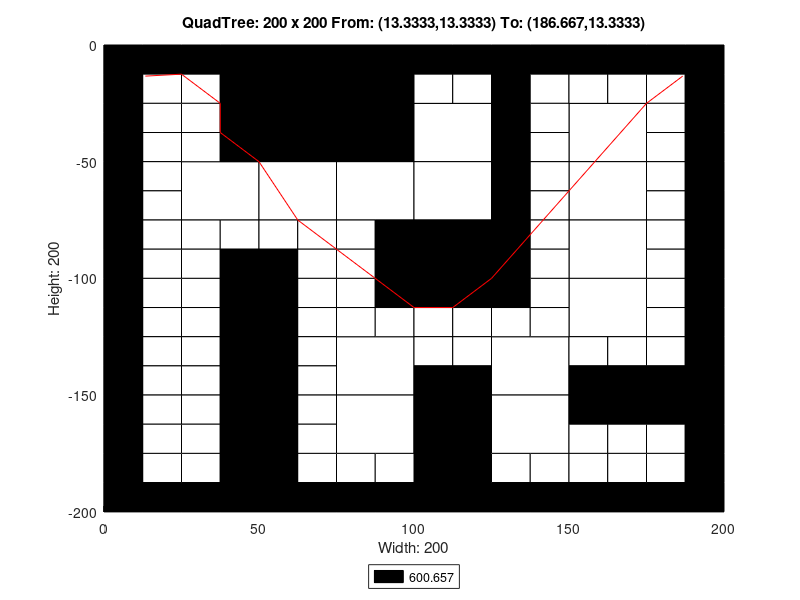

Recreate this plot in MATLAB.
axis([0 200 -200 0]);
title('QuadTree: 200 x 200 From: (13.3333,13.3333) To: (186.667,13.3333)');
xlabel('Width: 200');
ylabel('Height: 200');
rectangle('Position',[50 -50 50 50], 'FaceColor',[0 0 0]);
rectangle('Position',[25 -75 25 25], 'FaceColor',[1 1 1]);
rectangle('Position',[50 -75 25 25], 'FaceColor',[1 1 1]);
rectangle('Position',[75 -75 25 25], 'FaceColor',[1 1 1]);
rectangle('Position',[100 -50 25 25], 'FaceColor',[1 1 1]);
rectangle('Position',[150 -50 25 25], 'FaceColor',[1 1 1]);
rectangle('Position',[100 -75 25 25], 'FaceColor',[1 1 1]);
rectangle('Position',[100 -100 25 25], 'FaceColor',[0 0 0]);
rectangle('Position',[150 -75 25 25], 'FaceColor',[1 1 1]);
rectangle('Position',[150 -100 25 25], 'FaceColor',[1 1 1]);
rectangle('Position',[75 -150 25 25], 'FaceColor',[1 1 1]);
rectangle('Position',[75 -175 25 25], 'FaceColor',[1 1 1]);
rectangle('Position',[125 -150 25 25], 'FaceColor',[1 1 1]);
rectangle('Position',[150 -125 25 25], 'FaceColor',[1 1 1]);
rectangle('Position',[100 -175 25 25], 'FaceColor',[0 0 0]);
rectangle('Position',[125 -175 25 25], 'FaceColor',[1 1 1]);
rectangle('Position',[100 -200 25 25], 'FaceColor',[0 0 0]);
rectangle('Position',[0 -12.5 12.5 12.5], 'FaceColor',[0 0 0]);
rectangle('Position',[12.5 -12.5 12.5 12.5], 'FaceColor',[0 0 0]);
rectangle('Position',[0 -25 12.5 12.5], 'FaceColor',[0 0 0]);
rectangle('Position',[12.5 -25 12.5 12.5], 'FaceColor',[1 1 1]);
rectangle('Position',[25 -12.5 12.5 12.5], 'FaceColor',[0 0 0]);
rectangle('Position',[37.5 -12.5 12.5 12.5], 'FaceColor',[0 0 0]);
rectangle('Position',[25 -25 12.5 12.5], 'FaceColor',[1 1 1]);
rectangle('Position',[37.5 -25 12.5 12.5], 'FaceColor',[0 0 0]);
rectangle('Position',[0 -37.5 12.5 12.5], 'FaceColor',[0 0 0]);
rectangle('Position',[12.5 -37.5 12.5 12.5], 'FaceColor',[1 1 1]);
rectangle('Position',[0 -50 12.5 12.5], 'FaceColor',[0 0 0]);
rectangle('Position',[12.5 -50 12.5 12.5], 'FaceColor',[1 1 1]);
rectangle('Position',[25 -37.5 12.5 12.5], 'FaceColor',[1 1 1]);
rectangle('Position',[37.5 -37.5 12.5 12.5], 'FaceColor',[0 0 0]);
rectangle('Position',[25 -50 12.5 12.5], 'FaceColor',[1 1 1]);
rectangle('Position',[37.5 -50 12.5 12.5], 'FaceColor',[0 0 0]);
rectangle('Position',[0 -62.5 12.5 12.5], 'FaceColor',[0 0 0]);
rectangle('Position',[12.5 -62.5 12.5 12.5], 'FaceColor',[1 1 1]);
rectangle('Position',[0 -75 12.5 12.5], 'FaceColor',[0 0 0]);
rectangle('Position',[12.5 -75 12.5 12.5], 'FaceColor',[1 1 1]);
rectangle('Position',[0 -87.5 12.5 12.5], 'FaceColor',[0 0 0]);
rectangle('Position',[12.5 -87.5 12.5 12.5], 'FaceColor',[1 1 1]);
rectangle('Position',[0 -100 12.5 12.5], 'FaceColor',[0 0 0]);
rectangle('Position',[12.5 -100 12.5 12.5], 'FaceColor',[1 1 1]);
rectangle('Position',[25 -87.5 12.5 12.5], 'FaceColor',[1 1 1]);
rectangle('Position',[37.5 -87.5 12.5 12.5], 'FaceColor',[1 1 1]);
rectangle('Position',[25 -100 12.5 12.5], 'FaceColor',[1 1 1]);
rectangle('Position',[37.5 -100 12.5 12.5], 'FaceColor',[0 0 0]);
rectangle('Position',[50 -87.5 12.5 12.5], 'FaceColor',[1 1 1]);
rectangle('Position',[62.5 -87.5 12.5 12.5], 'FaceColor',[1 1 1]);
rectangle('Position',[50 -100 12.5 12.5], 'FaceColor',[0 0 0]);
rectangle('Position',[62.5 -100 12.5 12.5], 'FaceColor',[1 1 1]);
rectangle('Position',[75 -87.5 12.5 12.5], 'FaceColor',[1 1 1]);
rectangle('Position',[87.5 -87.5 12.5 12.5], 'FaceColor',[0 0 0]);
rectangle('Position',[75 -100 12.5 12.5], 'FaceColor',[1 1 1]);
rectangle('Position',[87.5 -100 12.5 12.5], 'FaceColor',[0 0 0]);
rectangle('Position',[100 -12.5 12.5 12.5], 'FaceColor',[0 0 0]);
rectangle('Position',[112.5 -12.5 12.5 12.5], 'FaceColor',[0 0 0]);
rectangle('Position',[100 -25 12.5 12.5], 'FaceColor',[1 1 1]);
rectangle('Position',[112.5 -25 12.5 12.5], 'FaceColor',[1 1 1]);
rectangle('Position',[125 -12.5 12.5 12.5], 'FaceColor',[0 0 0]);
rectangle('Position',[137.5 -12.5 12.5 12.5], 'FaceColor',[0 0 0]);
rectangle('Position',[125 -25 12.5 12.5], 'FaceColor',[0 0 0]);
rectangle('Position',[137.5 -25 12.5 12.5], 'FaceColor',[1 1 1]);
rectangle('Position',[125 -37.5 12.5 12.5], 'FaceColor',[0 0 0]);
rectangle('Position',[137.5 -37.5 12.5 12.5], 'FaceColor',[1 1 1]);
rectangle('Position',[125 -50 12.5 12.5], 'FaceColor',[0 0 0]);
rectangle('Position',[137.5 -50 12.5 12.5], 'FaceColor',[1 1 1]);
rectangle('Position',[150 -12.5 12.5 12.5], 'FaceColor',[0 0 0]);
rectangle('Position',[162.5 -12.5 12.5 12.5], 'FaceColor',[0 0 0]);
rectangle('Position',[150 -25 12.5 12.5], 'FaceColor',[1 1 1]);
rectangle('Position',[162.5 -25 12.5 12.5], 'FaceColor',[1 1 1]);
rectangle('Position',[175 -12.5 12.5 12.5], 'FaceColor',[0 0 0]);
rectangle('Position',[187.5 -12.5 12.5 12.5], 'FaceColor',[0 0 0]);
rectangle('Position',[175 -25 12.5 12.5], 'FaceColor',[1 1 1]);
rectangle('Position',[187.5 -25 12.5 12.5], 'FaceColor',[0 0 0]);
rectangle('Position',[175 -37.5 12.5 12.5], 'FaceColor',[1 1 1]);
rectangle('Position',[187.5 -37.5 12.5 12.5], 'FaceColor',[0 0 0]);
rectangle('Position',[175 -50 12.5 12.5], 'FaceColor',[1 1 1]);
rectangle('Position',[187.5 -50 12.5 12.5], 'FaceColor',[0 0 0]);
rectangle('Position',[125 -62.5 12.5 12.5], 'FaceColor',[0 0 0]);
rectangle('Position',[137.5 -62.5 12.5 12.5], 'FaceColor',[1 1 1]);
rectangle('Position',[125 -75 12.5 12.5], 'FaceColor',[0 0 0]);
rectangle('Position',[137.5 -75 12.5 12.5], 'FaceColor',[1 1 1]);
rectangle('Position',[125 -87.5 12.5 12.5], 'FaceColor',[0 0 0]);
rectangle('Position',[137.5 -87.5 12.5 12.5], 'FaceColor',[1 1 1]);
rectangle('Position',[125 -100 12.5 12.5], 'FaceColor',[0 0 0]);
rectangle('Position',[137.5 -100 12.5 12.5], 'FaceColor',[1 1 1]);
rectangle('Position',[175 -62.5 12.5 12.5], 'FaceColor',[1 1 1]);
rectangle('Position',[187.5 -62.5 12.5 12.5], 'FaceColor',[0 0 0]);
rectangle('Position',[175 -75 12.5 12.5], 'FaceColor',[1 1 1]);
rectangle('Position',[187.5 -75 12.5 12.5], 'FaceColor',[0 0 0]);
rectangle('Position',[175 -87.5 12.5 12.5], 'FaceColor',[1 1 1]);
rectangle('Position',[187.5 -87.5 12.5 12.5], 'FaceColor',[0 0 0]);
rectangle('Position',[175 -100 12.5 12.5], 'FaceColor',[1 1 1]);
rectangle('Position',[187.5 -100 12.5 12.5], 'FaceColor',[0 0 0]);
rectangle('Position',[0 -112.5 12.5 12.5], 'FaceColor',[0 0 0]);
rectangle('Position',[12.5 -112.5 12.5 12.5], 'FaceColor',[1 1 1]);
rectangle('Position',[0 -125 12.5 12.5], 'FaceColor',[0 0 0]);
rectangle('Position',[12.5 -125 12.5 12.5], 'FaceColor',[1 1 1]);
rectangle('Position',[25 -112.5 12.5 12.5], 'FaceColor',[1 1 1]);
rectangle('Position',[37.5 -112.5 12.5 12.5], 'FaceColor',[0 0 0]);
rectangle('Position',[25 -125 12.5 12.5], 'FaceColor',[1 1 1]);
rectangle('Position',[37.5 -125 12.5 12.5], 'FaceColor',[0 0 0]);
rectangle('Position',[0 -137.5 12.5 12.5], 'FaceColor',[0 0 0]);
rectangle('Position',[12.5 -137.5 12.5 12.5], 'FaceColor',[1 1 1]);
rectangle('Position',[0 -150 12.5 12.5], 'FaceColor',[0 0 0]);
rectangle('Position',[12.5 -150 12.5 12.5], 'FaceColor',[1 1 1]);
rectangle('Position',[25 -137.5 12.5 12.5], 'FaceColor',[1 1 1]);
rectangle('Position',[37.5 -137.5 12.5 12.5], 'FaceColor',[0 0 0]);
rectangle('Position',[25 -150 12.5 12.5], 'FaceColor',[1 1 1]);
rectangle('Position',[37.5 -150 12.5 12.5], 'FaceColor',[0 0 0]);
rectangle('Position',[50 -112.5 12.5 12.5], 'FaceColor',[0 0 0]);
rectangle('Position',[62.5 -112.5 12.5 12.5], 'FaceColor',[1 1 1]);
rectangle('Position',[50 -125 12.5 12.5], 'FaceColor',[0 0 0]);
rectangle('Position',[62.5 -125 12.5 12.5], 'FaceColor',[1 1 1]);
rectangle('Position',[75 -112.5 12.5 12.5], 'FaceColor',[1 1 1]);
rectangle('Position',[87.5 -112.5 12.5 12.5], 'FaceColor',[0 0 0]);
rectangle('Position',[75 -125 12.5 12.5], 'FaceColor',[1 1 1]);
rectangle('Position',[87.5 -125 12.5 12.5], 'FaceColor',[1 1 1]);
rectangle('Position',[50 -137.5 12.5 12.5], 'FaceColor',[0 0 0]);
rectangle('Position',[62.5 -137.5 12.5 12.5], 'FaceColor',[1 1 1]);
rectangle('Position',[50 -150 12.5 12.5], 'FaceColor',[0 0 0]);
rectangle('Position',[62.5 -150 12.5 12.5], 'FaceColor',[1 1 1]);
rectangle('Position',[0 -162.5 12.5 12.5], 'FaceColor',[0 0 0]);
rectangle('Position',[12.5 -162.5 12.5 12.5], 'FaceColor',[1 1 1]);
rectangle('Position',[0 -175 12.5 12.5], 'FaceColor',[0 0 0]);
rectangle('Position',[12.5 -175 12.5 12.5], 'FaceColor',[1 1 1]);
rectangle('Position',[25 -162.5 12.5 12.5], 'FaceColor',[1 1 1]);
rectangle('Position',[37.5 -162.5 12.5 12.5], 'FaceColor',[0 0 0]);
rectangle('Position',[25 -175 12.5 12.5], 'FaceColor',[1 1 1]);
rectangle('Position',[37.5 -175 12.5 12.5], 'FaceColor',[0 0 0]);
rectangle('Position',[0 -187.5 12.5 12.5], 'FaceColor',[0 0 0]);
rectangle('Position',[12.5 -187.5 12.5 12.5], 'FaceColor',[1 1 1]);
rectangle('Position',[0 -200 12.5 12.5], 'FaceColor',[0 0 0]);
rectangle('Position',[12.5 -200 12.5 12.5], 'FaceColor',[0 0 0]);
rectangle('Position',[25 -187.5 12.5 12.5], 'FaceColor',[1 1 1]);
rectangle('Position',[37.5 -187.5 12.5 12.5], 'FaceColor',[0 0 0]);
rectangle('Position',[25 -200 12.5 12.5], 'FaceColor',[0 0 0]);
rectangle('Position',[37.5 -200 12.5 12.5], 'FaceColor',[0 0 0]);
rectangle('Position',[50 -162.5 12.5 12.5], 'FaceColor',[0 0 0]);
rectangle('Position',[62.5 -162.5 12.5 12.5], 'FaceColor',[1 1 1]);
rectangle('Position',[50 -175 12.5 12.5], 'FaceColor',[0 0 0]);
rectangle('Position',[62.5 -175 12.5 12.5], 'FaceColor',[1 1 1]);
rectangle('Position',[50 -187.5 12.5 12.5], 'FaceColor',[0 0 0]);
rectangle('Position',[62.5 -187.5 12.5 12.5], 'FaceColor',[1 1 1]);
rectangle('Position',[50 -200 12.5 12.5], 'FaceColor',[0 0 0]);
rectangle('Position',[62.5 -200 12.5 12.5], 'FaceColor',[0 0 0]);
rectangle('Position',[75 -187.5 12.5 12.5], 'FaceColor',[1 1 1]);
rectangle('Position',[87.5 -187.5 12.5 12.5], 'FaceColor',[1 1 1]);
rectangle('Position',[75 -200 12.5 12.5], 'FaceColor',[0 0 0]);
rectangle('Position',[87.5 -200 12.5 12.5], 'FaceColor',[0 0 0]);
rectangle('Position',[100 -112.5 12.5 12.5], 'FaceColor',[0 0 0]);
rectangle('Position',[112.5 -112.5 12.5 12.5], 'FaceColor',[0 0 0]);
rectangle('Position',[100 -125 12.5 12.5], 'FaceColor',[1 1 1]);
rectangle('Position',[112.5 -125 12.5 12.5], 'FaceColor',[1 1 1]);
rectangle('Position',[125 -112.5 12.5 12.5], 'FaceColor',[0 0 0]);
rectangle('Position',[137.5 -112.5 12.5 12.5], 'FaceColor',[1 1 1]);
rectangle('Position',[125 -125 12.5 12.5], 'FaceColor',[1 1 1]);
rectangle('Position',[137.5 -125 12.5 12.5], 'FaceColor',[1 1 1]);
rectangle('Position',[100 -137.5 12.5 12.5], 'FaceColor',[1 1 1]);
rectangle('Position',[112.5 -137.5 12.5 12.5], 'FaceColor',[1 1 1]);
rectangle('Position',[100 -150 12.5 12.5], 'FaceColor',[0 0 0]);
rectangle('Position',[112.5 -150 12.5 12.5], 'FaceColor',[0 0 0]);
rectangle('Position',[175 -112.5 12.5 12.5], 'FaceColor',[1 1 1]);
rectangle('Position',[187.5 -112.5 12.5 12.5], 'FaceColor',[0 0 0]);
rectangle('Position',[175 -125 12.5 12.5], 'FaceColor',[1 1 1]);
rectangle('Position',[187.5 -125 12.5 12.5], 'FaceColor',[0 0 0]);
rectangle('Position',[150 -137.5 12.5 12.5], 'FaceColor',[1 1 1]);
rectangle('Position',[162.5 -137.5 12.5 12.5], 'FaceColor',[1 1 1]);
rectangle('Position',[150 -150 12.5 12.5], 'FaceColor',[0 0 0]);
rectangle('Position',[162.5 -150 12.5 12.5], 'FaceColor',[0 0 0]);
rectangle('Position',[175 -137.5 12.5 12.5], 'FaceColor',[1 1 1]);
rectangle('Position',[187.5 -137.5 12.5 12.5], 'FaceColor',[0 0 0]);
rectangle('Position',[175 -150 12.5 12.5], 'FaceColor',[0 0 0]);
rectangle('Position',[187.5 -150 12.5 12.5], 'FaceColor',[0 0 0]);
rectangle('Position',[125 -187.5 12.5 12.5], 'FaceColor',[1 1 1]);
rectangle('Position',[137.5 -187.5 12.5 12.5], 'FaceColor',[1 1 1]);
rectangle('Position',[125 -200 12.5 12.5], 'FaceColor',[0 0 0]);
rectangle('Position',[137.5 -200 12.5 12.5], 'FaceColor',[0 0 0]);
rectangle('Position',[150 -162.5 12.5 12.5], 'FaceColor',[0 0 0]);
rectangle('Position',[162.5 -162.5 12.5 12.5], 'FaceColor',[0 0 0]);
rectangle('Position',[150 -175 12.5 12.5], 'FaceColor',[1 1 1]);
rectangle('Position',[162.5 -175 12.5 12.5], 'FaceColor',[1 1 1]);
rectangle('Position',[175 -162.5 12.5 12.5], 'FaceColor',[0 0 0]);
rectangle('Position',[187.5 -162.5 12.5 12.5], 'FaceColor',[0 0 0]);
rectangle('Position',[175 -175 12.5 12.5], 'FaceColor',[1 1 1]);
rectangle('Position',[187.5 -175 12.5 12.5], 'FaceColor',[0 0 0]);
rectangle('Position',[150 -187.5 12.5 12.5], 'FaceColor',[1 1 1]);
rectangle('Position',[162.5 -187.5 12.5 12.5], 'FaceColor',[1 1 1]);
rectangle('Position',[150 -200 12.5 12.5], 'FaceColor',[0 0 0]);
rectangle('Position',[162.5 -200 12.5 12.5], 'FaceColor',[0 0 0]);
rectangle('Position',[175 -187.5 12.5 12.5], 'FaceColor',[1 1 1]);
rectangle('Position',[187.5 -187.5 12.5 12.5], 'FaceColor',[0 0 0]);
rectangle('Position',[175 -200 12.5 12.5], 'FaceColor',[0 0 0]);
rectangle('Position',[187.5 -200 12.5 12.5], 'FaceColor',[0 0 0]);
X=[186.667,186.667,175,150,150,125,125,112.5,100,100,100,87.5,75,62.5,50,37.5,37.5,25,13.3333];
Y=[-13.3333,-13.3333,-25,-62.5,-62.5,-100,-100,-112.5,-112.5,-112.5,-112.5,-100,-87.5,-75,-50,-37.5,-25,-12.5,-13.3333];
hold on;
plot(X,Y,'r');
legend('600.657','Location','southoutside');
